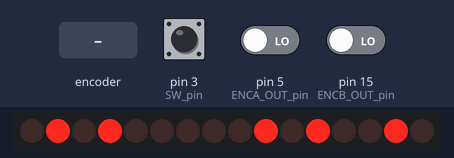
Recording of a sketch running on a simulated Arduino Uno, built with avr-gcc and run on an emulated ATmega328P. On the bench: 16 shift-register outputs drawn as a row of LEDs (first output left, lit = HIGH). Wiring (inferred from the names in the program): 2 × shift register (74HC595): data pin 11; shift clock pin 13; latch pin 9. Wiring (inferred from the signals the program sends): row of LEDs: on Q0, Q1, Q2, Q3, Q4, Q5, Q6, Q7, Q8, Q9, Q10, Q11, Q12, Q13, Q14, Q15. Inputs (shaded band) come from the test bench; at power-on: pin 3 (SW_pin) LOW, pin 5 (ENCA_OUT_pin) LOW, pin 15 (ENCB_OUT_pin) LOW.

Above: at 1.6 s.
1.7 s: pin 3 (SW_pin) pulled HIGH for 3.2 s
At 3.1 s:
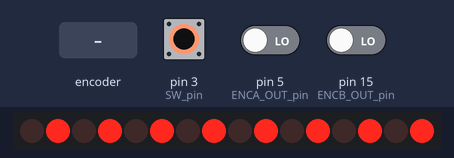
6.4 s: rotary encoder on pin 5 (ENCA_OUT_pin) / pin 15 (ENCB_OUT_pin) turned 3 steps (first pin leading)
At 7.7 s:
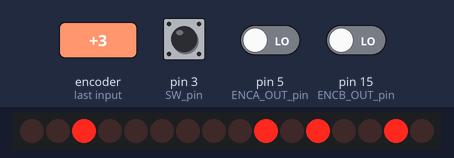
8.5 s: pin 3 (SW_pin) pulled HIGH for 0.15 s
At 10.3 s:
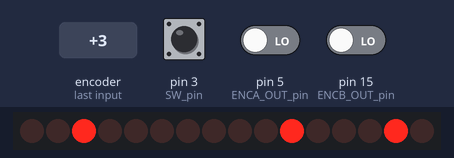
10.6 s: rotary encoder on pin 5 (ENCA_OUT_pin) / pin 15 (ENCB_OUT_pin) turned 3 steps (first pin leading)
At 11.9 s:
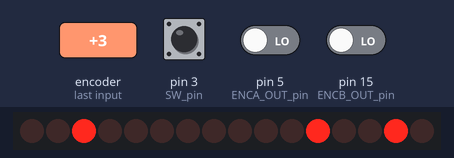
12.7 s: rotary encoder on pin 5 (ENCA_OUT_pin) / pin 15 (ENCB_OUT_pin) turned 3 steps (first pin leading)
At 14.4 s:
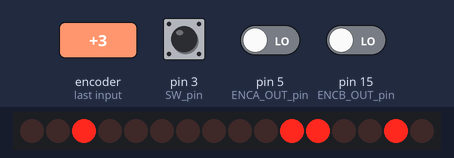
14.8 s: rotary encoder on pin 5 (ENCA_OUT_pin) / pin 15 (ENCB_OUT_pin) turned 3 steps (first pin leading)
At 16.0 s:
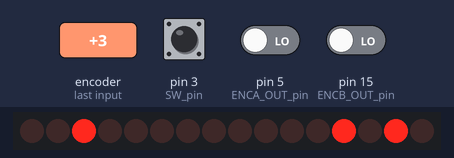
Timing chart, 0 to 17.8 s (numbered marks = the images above; inputs shaded):
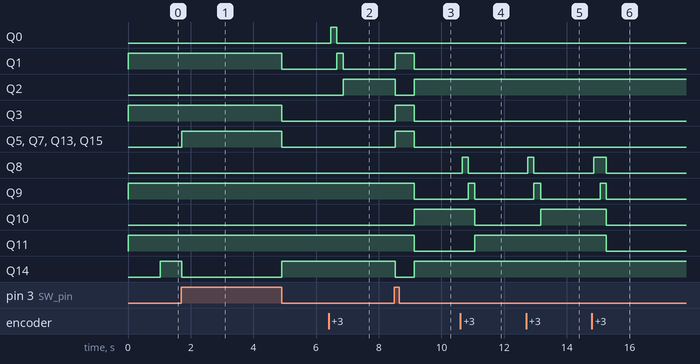

Measured:
- after the input at 6.4 s, Q0: LOW → HIGH after 0.06 s, → LOW 0.19 s later; Q1: LOW → HIGH after 0.25 s, → LOW 0.22 s later; Q2: LOW → HIGH after 0.47 s
- after the input at 8.5 s, Q1, Q3, Q5, Q7, Q13, Q15: LOW → HIGH at once, → LOW 0.60 s later; Q2, Q14: HIGH → LOW at once, → HIGH 0.60 s later; Q9, Q11: HIGH → LOW after 0.63 s; Q10: LOW → HIGH after 0.63 s
- after the input at 10.6 s, Q8: LOW → HIGH after 0.06 s, → LOW 0.19 s later; Q9: LOW → HIGH after 0.25 s, → LOW 0.22 s later; Q10: HIGH → LOW after 0.47 s; Q11: LOW → HIGH after 0.47 s
- after the input at 12.7 s, Q8: LOW → HIGH after 0.06 s, → LOW 0.19 s later; Q9: LOW → HIGH after 0.24 s, → LOW 0.22 s later; Q10: LOW → HIGH after 0.46 s
- after the input at 14.8 s, Q8: LOW → HIGH after 0.05 s, → LOW 0.41 s later; Q9: LOW → HIGH after 0.27 s, → LOW 0.19 s later; Q10, Q11: HIGH → LOW after 0.46 s

The sketch:

MikroE_Rotary_Click_Clock.ino
```cpp
#define SW_pin           3
#define ENCA_OUT_pin     5
#define ENCB_OUT_pin    15

#define RST_pin         16
#define LATCH_pin       9
#define SCK_pin         13
#define SDO_pin         12
#define SDI_pin         11


boolean toggler = false;
boolean set_time = false;
boolean time_pause = true;

unsigned char s = 10;
unsigned char hr = 10;
unsigned char mn = 10;
unsigned char chg = 0;
unsigned char temp2 = 0;

signed long long present_millis = 0;
signed long long previous_millis = 0;


void setup()
{
    pinMode(ENCA_OUT_pin, INPUT);
    pinMode(ENCB_OUT_pin, INPUT);
    pinMode(SW_pin, INPUT);

    pinMode(RST_pin, OUTPUT);
    pinMode(SCK_pin, OUTPUT);
    pinMode(SDI_pin, OUTPUT);
    pinMode(LATCH_pin, OUTPUT);

    digitalWrite(RST_pin, HIGH);
    digitalWrite(SCK_pin, LOW);
    digitalWrite(SDI_pin, LOW);
    digitalWrite(LATCH_pin, LOW);
}

void loop()
{
    settings();
    time_keeper();
    show_time();
}


void update_display()
{
    digitalWrite(LATCH_pin, HIGH);
    delay(1);
    digitalWrite(LATCH_pin, LOW);
}


void write_74HC595(unsigned char value)
{
    unsigned char clk = 0x00;

    for(clk = 0; clk < 0x08; clk++)
    {
        if((value & 0x80) != 0x00)
        {
            digitalWrite(SDI_pin, HIGH);
        }
        else
        {
            digitalWrite(SDI_pin, LOW);
        }

        digitalWrite(SCK_pin, HIGH);
        value <<= 1;
        digitalWrite(SCK_pin, LOW);
    }
}


void write_byte_74HC595(unsigned char byte_value)
{
    write_74HC595(byte_value);
    update_display();
}


void write_word_74HC595(unsigned char hb, unsigned char lb)
{
    write_74HC595(hb);
    write_74HC595(lb);
    update_display();
}


unsigned char get_encoder(signed char min_value, unsigned char max_value)
{
     static signed char i;

     static boolean ENCA;
     static boolean ENCB;

     if((ENCA != digitalRead(ENCA_OUT_pin)) || (ENCB != digitalRead(ENCB_OUT_pin)))
     {
        if(ENCB | (digitalRead(ENCA_OUT_pin) == HIGH))
        {
            i++;
        }

        if(ENCA | (digitalRead(ENCB_OUT_pin) == HIGH))
        {
            i--;
        }

        ENCA = digitalRead(ENCA_OUT_pin);
        ENCB = digitalRead(ENCB_OUT_pin);
     }

     if(i > max_value)
     {
          i = min_value;
     }
     if(i < min_value)
     {
          i = max_value;
     }

     return ((unsigned char)i);
}


void settings()
{
    if(digitalRead(SW_pin) == HIGH)
    {
        write_word_74HC595(0xAA, 0xAA);
        delay(600);
        while(digitalRead(SW_pin) == HIGH);
        chg++;
    }

    switch(chg)
    {
        case 1:
        {
            mn = get_encoder(0, 59);
            break;
        }
        case 2:
        {
            hr = get_encoder(0, 23);
            break;
        }
        case 3:
        {
            chg = 0;
            break;
        }
    }
}


void time_keeper()
{
    present_millis = (millis() / 1000);

    if(((present_millis - previous_millis) == 1) || ((present_millis - previous_millis) == 1))
    {
        s++;
        toggler ^= true;
        previous_millis = present_millis;
    }

    if(s > 59)
    {
        s = 0;
        mn++;
    }

    if(mn > 59)
    {
        mn = 0;
        hr++;
    }

    if(hr > 23)
    {
        hr = 0;
    }
}


void show_time()
{
    if(toggler == true)
    {
        temp2 = (hr | 0x40);
    }
    else
    {
        temp2 = (hr & 0xBF);
    }

    write_word_74HC595(temp2, mn);
    delay(30);
}
```
